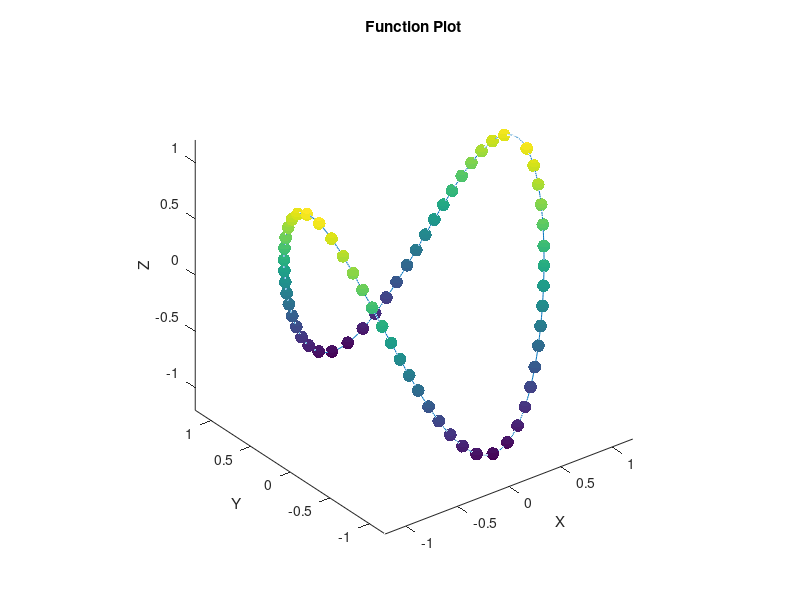

Here is the MATLAB script that generated this plot:
% 创建 t 的值域，步长为 0.01
t = 0:0.01:2*pi;

% 计算 x, y, z 值
x = cos(t);
y = sin(t);
z = cos(2*t);

% 创建直径为 0.1 的球
r = 0.05;  % 球半径
[x_sphere, y_sphere, z_sphere] = sphere(10);
x_sphere = x_sphere * r;
y_sphere = y_sphere * r;
z_sphere = z_sphere * r;

% 遍历函数并记录可以放置球的点的位置
num_balls = 0;
ball_centers = [];
for i = 1:length(x)
    if i == 1
        P = [x(1) y(1) z(1)];
    else
        d = sqrt(sum(([x(i) y(i) z(i)] - P).^2, 2));
        if d >= 0.2 - r
            P = [x(i) y(i) z(i)];
            num_balls = num_balls + 1;
            ball_centers(num_balls, :) = P;
        end
    end
end

% 绘制 3D 曲面图
figure;
plot3(x, y, z);

% 设置坐标轴标签和标题
xlabel('X');
ylabel('Y');
zlabel('Z');
title('Function Plot');

% 在可以放置球的点上放置球
hold on;
for i = 1:size(ball_centers, 1)
    surf(x_sphere + ball_centers(i, 1), y_sphere + ball_centers(i, 2), z_sphere + ball_centers(i, 3), 'EdgeColor', 'none');
end

% 设置绘图区域
axis equal;  % x, y, z 坐标轴比例相等
xlim([-1.2 1.2]); ylim([-1.2 1.2]); zlim([-1.2 1.2]); % 设置坐标轴范围
